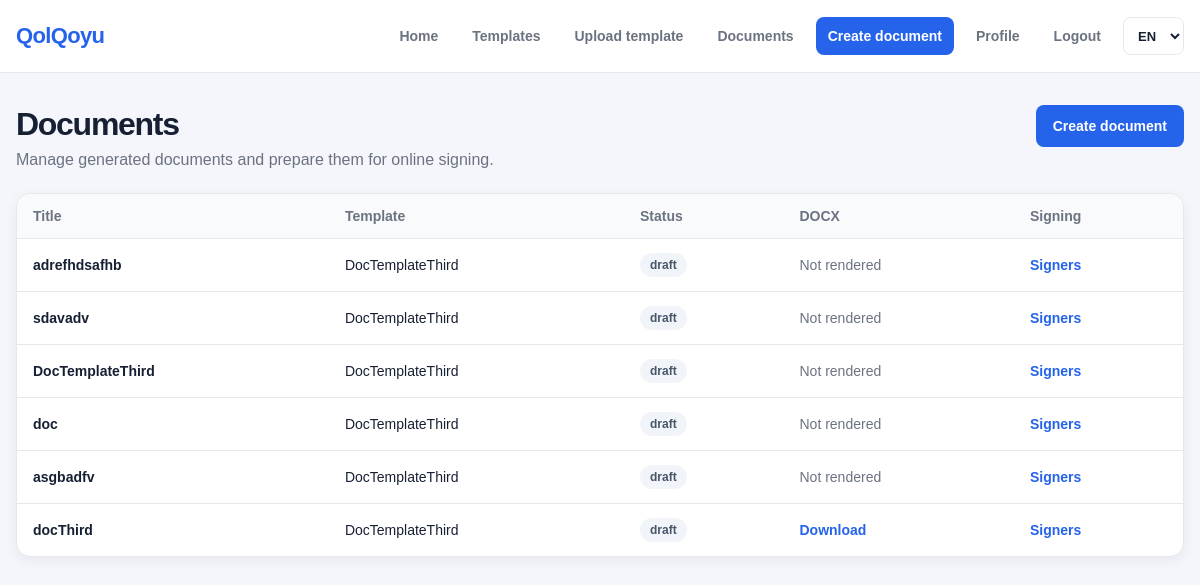
Before: /documents/documents/ (signed in) with the older database file.
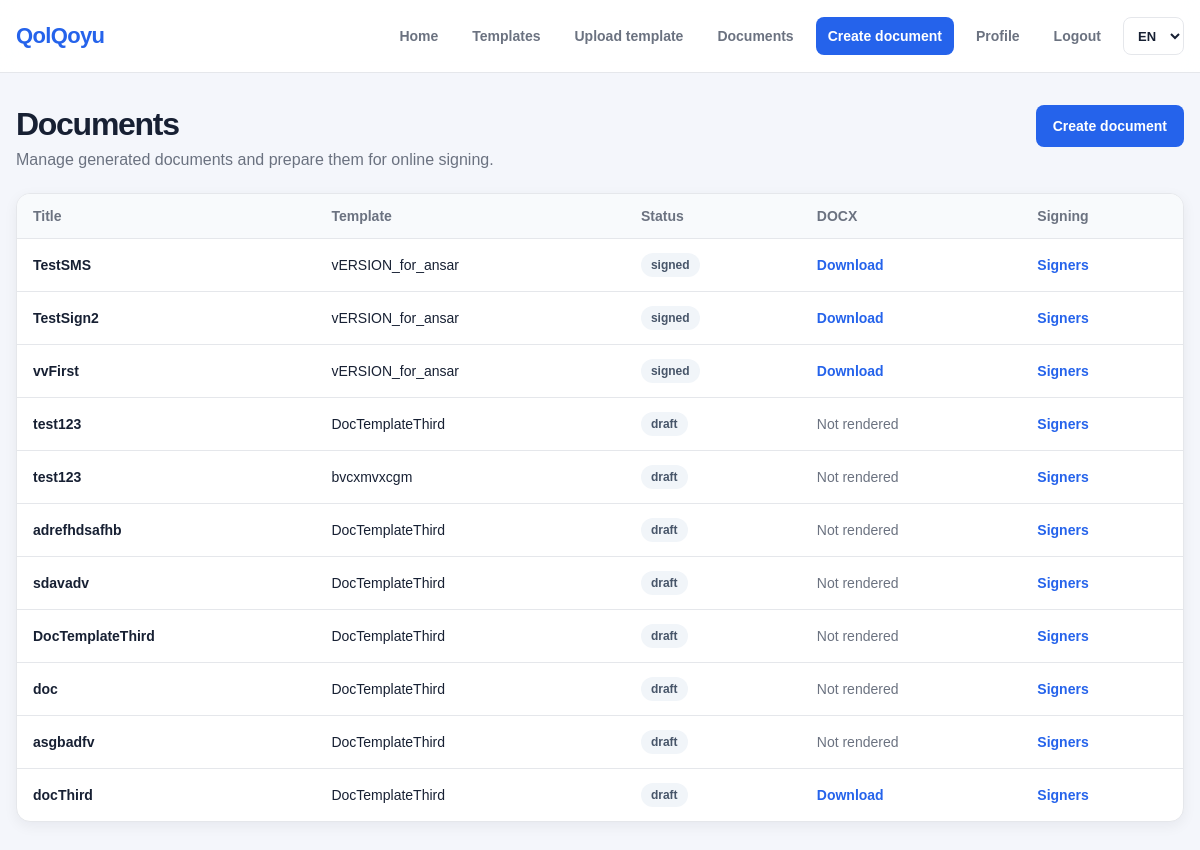
After: the same page with the newer database file.
### documents/models.py (models this page shows, shortened)
class Document(models.Model):
    class Status(models.TextChoices):
        DRAFT = "draft", "Draft"
        WAITING_FOR_SIGNERS = "waiting_for_signers", "Waiting for signers"
        PARTIALLY_SIGNED = "partially_signed", "Partially signed"
        SIGNED = "signed", "Signed"
        CANCELED = "canceled", "Canceled"
        EXPIRED = "expired", "Expired"
    organization = models.ForeignKey(
        "organizations.Organization",
        on_delete=models.CASCADE,
        related_name="documents"
    )
    template = models.ForeignKey(
        DocumentTemplate,
        on_delete=models.PROTECT,
        related_name="documents"
    )
    created_by = models.ForeignKey(
        settings.AUTH_USER_MODEL,
        on_delete=models.PROTECT,
        related_name="created_documents"
    )
    title = models.CharField(max_length=255)
    status = models.CharField(
        max_length=30,
        choices=Status.choices,
        default=Status.DRAFT
    )
    rendered_html = models.TextField(blank=True)
    rendered_pdf_file = models.FileField(
        upload_to="documents/pdf/",
        blank=True,
        null=True
    )
    rendered_docx_file = models.FileField(
        upload_to="documents/docx/",
        blank=True,
        null=True
    )
    content_hash = models.CharField(
        max_length=64,
        blank=True,
        db_index=True
    )
    created_at = models.DateTimeField(auto_now_add=True)
    updated_at = models.DateTimeField(auto_now=True)
    signed_at = models.DateTimeField(blank=True, null=True)
    class Meta:
        verbose_name = "Document"
        verbose_name_plural = "Documents"
        ordering = ["-created_at"]

class DocumentTemplate(models.Model):
    class Status(models.TextChoices):
        ACTIVE = "active", "Active"
        ARCHIVED = "archived", "Archived"
    organization = models.ForeignKey(
        "organizations.Organization",
        on_delete=models.CASCADE,
        related_name="document_templates"
    )
    created_by = models.ForeignKey(
        settings.AUTH_USER_MODEL,
        on_delete=models.PROTECT,
        related_name="created_document_templates"
    )
    title = models.CharField(max_length=255)
    body_template = models.TextField(
        blank=True,
        help_text="Use variables like {{ client_name }}, {{ amount }}"
    )
    template_file = models.FileField(
        upload_to="document_templates/docx/",
        blank=True,
        null=True
    )
    variables = models.JSONField(default=list, blank=True)
    field_schema = models.JSONField(
        default=list,
        blank=True,
        help_text="Groups and fields for document form editor"
    )
    status = models.CharField(
        max_length=20,
        choices=Status.choices,
        default=Status.ACTIVE
    )
    created_at = models.DateTimeField(auto_now_add=True)
    updated_at = models.DateTimeField(auto_now=True)
    class Meta:
        verbose_name = "Document template"
        verbose_name_plural = "Document templates"
        ordering = ["-created_at"]

### documents/views.py (the view)
# urls.py: path("documents/", views.document_list, name="document_list"),
@login_required
def document_list(request):
    documents = Document.objects.filter(
        created_by=request.user
    ).select_related("template", "organization").order_by("-created_at")
    return render(request, "documents/document_list.html", {
        "documents": documents
    })

### templates/documents/document_list.html (shortened to what this page needs)
{% extends "base.html" %}
{% load i18n %}
{% block content %}
<div class="page-header page-header--with-action">
    <div>
        <h1 class="page-title">{% trans "Documents" %}</h1>
        <p class="page-subtitle">
            {% trans "Manage generated documents and prepare them for online signing." %}
        </p>
    </div>
    <a href="{% url 'documents:document_create' %}" class="btn btn-primary">
        {% trans "Create document" %}
    </a>
</div>
<div class="table-wrapper">
    <table class="table">
        <thead>
            <tr>
                <th>{% trans "Title" %}</th>
                <th>{% trans "Template" %}</th>
                <th>{% trans "Status" %}</th>
                <th>{% trans "DOCX" %}</th>
                <th>{% trans "Signing" %}</th>
            </tr>
        </thead>
        <tbody>
            {% for document in documents %}
                <tr>
                    <td>
                        <strong>{{ document.title }}</strong>
                    </td>
                    <td>
                        {{ document.template.title }}
                    </td>
                    <td>
                        <span class="badge badge-muted">
                            {{ document.status }}
                        </span>
                    </td>
                    <td>
                        {% if document.rendered_docx_file %}
                            <a href="{{ document.rendered_docx_file.url }}" class="table-link">
                                {% trans "Download" %}
                            </a>
                        {% else %}
                            <span class="text-muted">{% trans "Not rendered" %}</span>
                        {% endif %}
                    </td>
                    <td>
                        <a href="{% url 'signing:document_signers' document.pk %}" class="table-link">
                            {% trans "Signers" %}
                        </a>
                    </td>
                </tr>
            {% endfor %}
        </tbody>
    </table>
</div>
{% endblock %}

Changed rows visible on the page:
added Document: title "TestSMS", template "vERSION_for_ansar", status "signed"
added Document: title "TestSign2", template "vERSION_for_ansar", status "signed"
added Document: title "vvFirst", template "vERSION_for_ansar", status "signed"
added Document: title "test123", template "DocTemplateThird", status "draft"
added Document: title "test123", template "bvcxmvxcgm", status "draft"
